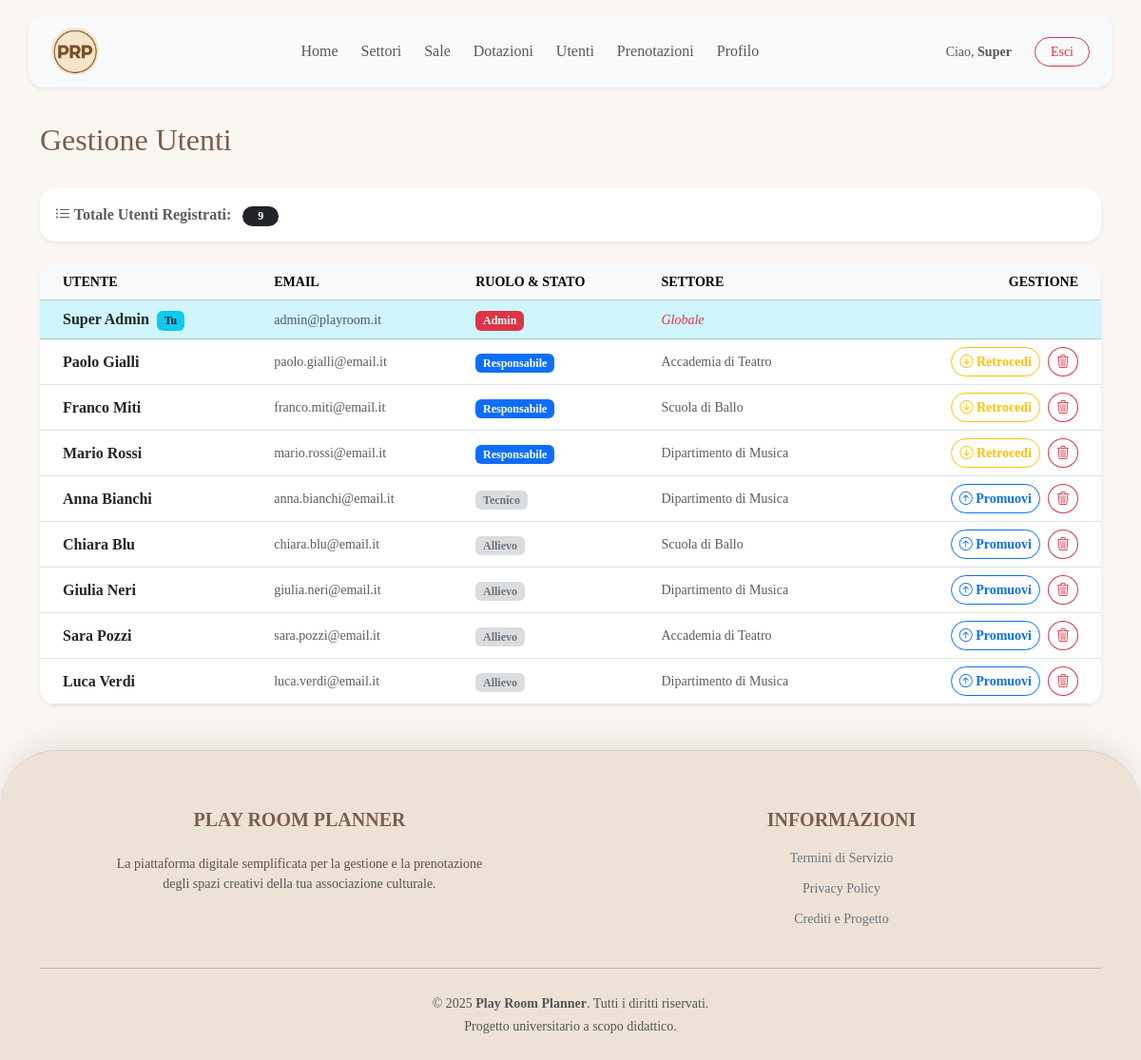
The page /frontend/admin_utenti.php (signed in) on the database its author committed.
### tables this page shows
CREATE TABLE UTENTE (
    id_utente INT PRIMARY KEY AUTO_INCREMENT,
    nome VARCHAR(50) NOT NULL,
    cognome VARCHAR(50) NOT NULL,
    data_nascita DATE NOT NULL,
    ruolo VARCHAR(20) NULL CHECK (ruolo IN ('docente', 'allievo', 'tecnico')),
    email VARCHAR(100) NOT NULL UNIQUE,
    password_hash VARCHAR(255) NOT NULL,
    foto VARCHAR(255) NULL,
    
    anni_servizio INT NULL CHECK (anni_servizio IS NULL OR anni_servizio >= 0),
    data_nomina DATE NULL,
    is_responsabile BOOLEAN NOT NULL DEFAULT FALSE,
    is_admin BOOLEAN NOT NULL DEFAULT FALSE,
    
    id_settore INT NULL,
    FOREIGN KEY (id_settore) REFERENCES SETTORE(id_settore)
        ON DELETE NO ACTION  
        ON UPDATE CASCADE
);

CREATE TABLE SETTORE (
    id_settore INT PRIMARY KEY AUTO_INCREMENT,
    nome VARCHAR(50) NOT NULL UNIQUE,
    tipo VARCHAR(50) NOT NULL CHECK (tipo IN ('musica', 'teatro', 'ballo')),
    num_iscritti INT DEFAULT 0,
    id_responsabile INT NULL UNIQUE
);

### common/function.php (called while the page is built, shortened)
<?php
function getAllUtentiAdmin($cid)
{
    $sql = "SELECT U.*, S.nome AS nome_settore
    FROM UTENTE U LEFT JOIN SETTORE S ON U.id_settore = S.id_settore
    ORDER BY U.is_admin DESC, U.is_responsabile DESC, U.cognome ASC";
    return $cid->query($sql)->fetch_all(MYSQLI_ASSOC);
}

### frontend/admin_utenti.php (the view, shortened to what this page needs)
<?php
require_once __DIR__ . '/../common/function.php';
$elenco_utenti = getAllUtentiAdmin($cid);
?>
<!DOCTYPE html>
<html lang="it" class="h-100">
<?php require ROOT_PATH . "/common/header.php" ?>
<body class="d-flex flex-column h-100">
    <?php include ROOT_PATH . '/common/navbar.php'; ?>
    <div class="flex-shrink-0 container py-5">
        <div class="d-flex justify-content-between align-items-center mb-4">
            <h2>Gestione Utenti</h2>
        </div>
        <div class="card shadow-sm border-0 rounded-4 mb-4">
            <div class="card-body p-3">
                <span class="fw-bold text-muted me-2"><i class="bi bi-list-ul"></i> Totale Utenti Registrati:</span>
                <span class="badge bg-dark rounded-pill px-3"><?php echo count($elenco_utenti); ?></span>
            </div>
        </div>
        <div class="card shadow-sm border-0 rounded-4 overflow-hidden">
            <div class="table-responsive">
                <table class="table table-hover align-middle mb-0">
                    <thead class="table-light small text-muted text-uppercase">
                        <tr>
                            <th class="ps-4">Utente</th>
                            <th>Email</th>
                            <th>Ruolo & Stato</th>
                            <th>Settore</th>
                            <th class="text-end pe-4">Gestione</th>
                        </tr>
                    </thead>
                    <tbody class="border-top-0">
                        <?php if (count($elenco_utenti) > 0): ?>
                            <?php foreach ($elenco_utenti as $utente): ?>
                                <tr class="<?php echo ($utente['id_utente'] == $_SESSION['id_utente']) ? 'table-info' : ''; ?>">
                                    <td class="ps-4">
                                        <span class="fw-bold text-dark"><?php echo htmlspecialchars($utente['nome'] . ' ' . $utente['cognome']); ?></span>
                                        <?php if ($utente['id_utente'] == $_SESSION['id_utente']): ?><span class="badge bg-info text-dark small ms-1">Tu</span><?php endif; ?>
                                    </td>
                                    <td class="text-muted small"><?php echo htmlspecialchars($utente['email']); ?></td>
                                    <td>
                                        <?php if ($utente['is_admin']): ?>
                                            <span class="badge bg-danger">Admin</span>
                                        <?php elseif ($utente['is_responsabile']): ?>
                                            <span class="badge bg-primary">Responsabile</span>
                                        <?php else: ?>
                                            <span class="badge bg-secondary bg-opacity-25 text-secondary"><?php echo ucfirst($utente['ruolo']); ?></span>
                                        <?php endif; ?>
                                    </td>
                                    <td class="small text-muted">
                                        <?php echo ($utente['is_admin']) ? '<span class="fst-italic text-danger">Globale</span>' : htmlspecialchars(ucfirst($utente['nome_settore'] ?? 'N/D')); ?>
                                    </td>
                                    <td class="text-end pe-4">
                                        <?php if (!$utente['is_admin'] && $utente['id_utente'] != $_SESSION['id_utente']): ?>
                                            <div class="d-flex justify-content-end gap-2">
                                                <?php if ($utente['is_responsabile']): ?>
                                                    <form action="<?php echo BASE_URL; ?>backend/admin_utenti_exe.php" method="POST">
                                                        <button type="submit" class="btn btn-outline-warning btn-sm rounded-pill fw-bold" onclick="return confirm('Retrocedere <?php echo htmlspecialchars($utente['nome']); ?>?');"><i class="bi bi-arrow-down-circle"></i> Retrocedi</button>
                                                    </form>
                                                <?php else: ?>
                                                    <a href="<?php echo BASE_URL; ?>frontend/admin_promuovi.php?id=<?php echo $utente['id_utente']; ?>" class="btn btn-outline-primary btn-sm rounded-pill fw-bold"><i class="bi bi-arrow-up-circle"></i> Promuovi</a>
                                                <?php endif; ?>
                                                <form action="<?php echo BASE_URL; ?>backend/admin_utenti_exe.php" method="POST">
                                                    <button type="submit" class="btn btn-outline-danger btn-sm rounded-circle" onclick="return confirm('Eliminare <?php echo htmlspecialchars($utente['nome']); ?>?');"><i class="bi bi-trash3"></i></button>
                                                </form>
                                            </div>
                                        <?php endif; ?>
                                    </td>
                                </tr>
                            <?php endforeach; ?>
                        <?php else: ?>
                            <tr>
                                <td colspan="5" class="text-center py-5 text-muted">Nessun utente trovato.</td>
                            </tr>
                        <?php endif; ?>
                    </tbody>
                </table>
            </div>
        </div>
    </div>
</body>
</html>

### css/style.css (style rules this page uses)
* { font-family: Georgia, 'Times New Roman', Times, serif; }
html { height: 100%; }
body { background-color: #FAF7F2; padding-top: 80px; min-height: 100vh; display: flex; flex-direction: column; }
footer { margin-top: auto; width: 100%; }
html, body { overscroll-behavior-y: none; }
.container h2 { color: #7A5E4E; }
.footer-vintage { background-color: #EDE2D5; color: #7A5E4E; border-top-left-radius: 60px; border-top-right-radius: 60px; border-top: 1px solid rgba(122, 94, 78, 0.15); box-shadow: 0 -10px 30px rgba(0, 0, 0, 0.08); position: relative; z-index: 10; padding-top: 60px; padding-bottom: 40px; margin-top: auto; }
.footer-vintage hr { border-color: rgba(122, 94, 78, 0.3); opacity: 1; }

### rows shown on the page
utente: nome+cognome "Super Admin", shows "Tu", email "admin@playroom.it", is_admin "Admin"
utente: nome+cognome "Paolo Gialli", email "paolo.gialli@email.it", is_admin "Responsabile", id_settore.nome "Accademia di Teatro"
utente: nome+cognome "Franco Miti", email "franco.miti@email.it", is_admin "Responsabile", id_settore.nome "Scuola di Ballo"
utente: nome+cognome "Mario Rossi", email "mario.rossi@email.it", is_admin "Responsabile", id_settore.nome "Dipartimento di Musica"
utente: nome+cognome "Anna Bianchi", email "anna.bianchi@email.it", ruolo "Tecnico", id_settore.nome "Dipartimento di Musica"
utente: nome+cognome "Chiara Blu", email "chiara.blu@email.it", ruolo "Allievo", id_settore.nome "Scuola di Ballo"
utente: nome+cognome "Giulia Neri", email "giulia.neri@email.it", ruolo "Allievo", id_settore.nome "Dipartimento di Musica"
utente: nome+cognome "Sara Pozzi", email "sara.pozzi@email.it", ruolo "Allievo", id_settore.nome "Accademia di Teatro"
utente: nome+cognome "Luca Verdi", email "luca.verdi@email.it", ruolo "Allievo", id_settore.nome "Dipartimento di Musica"

### other values the page prints
$_SESSION['nome'] "Super"
count($elenco_utenti) "9"
